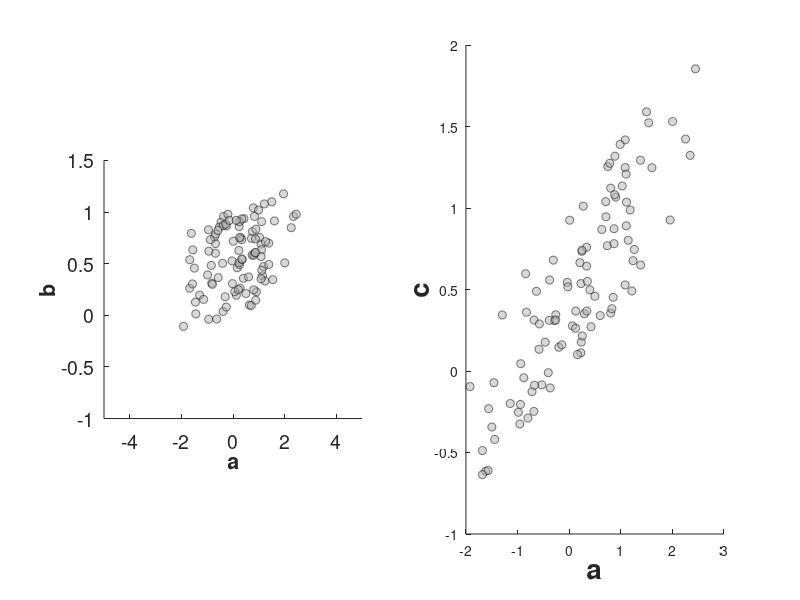

This chart was generated by the following MATLAB code: (Note: this script raises an error after producing the figure.)
%% dependencies

% Spearman's correlation is computed using the Robust Correlation Toolbox
% https://sourceforge.net/projects/robustcorrtool/
% That toolbox also contains functions to compute the winsorized
% correlation, the skipped correlation and a few other goodies.

%% CASE 1 ================================================================
%% create & illustrate data

rng(2)

Np = 100; % sample size / number of participants
a = randn(1,Np);
b = a * .1 + rand(1,Np);
c = a * .4 + rand(1,Np);

figure('Color','w')
subplot(1,2,1)
scatter(a,b,'MarkerEdgeColor','k','MarkerFaceColor',[.7 .7 .7],'MarkerEdgeAlpha',.5,'MarkerFaceAlpha',.5)
xlabel('a','FontSize',20,'FontWeight','bold')
ylabel('b','FontSize',20,'FontWeight','bold')

subplot(1,2,2)
scatter(a,c,'MarkerEdgeColor','k','MarkerFaceColor',[.7 .7 .7],'MarkerEdgeAlpha',.5,'MarkerFaceAlpha',.5)
xlabel('a','FontSize',20,'FontWeight','bold')
ylabel('c','FontSize',20,'FontWeight','bold')

for sub = 1:2
    subplot(1,2,sub)
    axis square
    set(gca,'FontSize',14,'XLim',[-5 5],'YLim',[-1 1.5])
    lsline
end

corr1 = Spearman(a,b);
corr2 = Spearman(a,c);

%% bootstrap

Nb = 500;
bootcorr1 = zeros(Nb,1);
bootcorr2 = zeros(Nb,1);

for B = 1:Nb
    
    bootsample = randi(Np,1,Np);
    bootcorr1(B) = Spearman(a(bootsample),b(bootsample),0);
    bootcorr2(B) = Spearman(a(bootsample),c(bootsample),0);
    
end

%% bootstrap without loop
% Cyril Pernet rightly pointed out on Twitter that the loop is unnecessary:
bootsamples = randi(Np,Np,Nb);
bc1 = Spearman(a(bootsamples),b(bootsamples),0);
bc2 = Spearman(a(bootsamples),c(bootsamples),0);

% The bootstrap loop does make the bootstrap procedure more intuitive
% though, especially for new users. 

%% confidence intervals

alpha = 0.05; % probability coverage - 0.05 for 95% CI
hi = floor((1-alpha/2)*Nb+.5);
lo = floor((alpha/2)*Nb+.5);

% for each correlation
boot1sort = sort(bootcorr1);
boot2sort = sort(bootcorr2);
boot1ci = [boot1sort(lo) boot1sort(hi)]; 
boot2ci = [boot2sort(lo) boot2sort(hi)]; 

% for the difference between correlations
bootdiff = bootcorr1 - bootcorr2;
bootdiffsort = sort(bootdiff);
diffci = [bootdiffsort(lo) bootdiffsort(hi)]; 
pvalue = mean(bootdiffsort<0);
pvalue = 2*min(pvalue,1-pvalue);

fprintf('==========================\n')
fprintf('corr(a,b) = %.2f [%.2f %.2f]\n',corr1,boot1ci(1),boot1ci(2))
fprintf('corr(a,c) = %.2f [%.2f %.2f]\n',corr2,boot2ci(1),boot2ci(2))
fprintf('difference = %.2f [%.2f %.2f]\n',corr1-corr2,diffci(1),diffci(2))

%% illustrate bootstrap distribution + confidence interval

cdiff = corr1-corr2;

figure('Color','w'); hold on
hist(bootdiff,50)
h = findobj(gca,'Type','patch');
h.FaceColor = [0 .5 .5];
h.EdgeColor = 'w';
v = axis;
plot([cdiff cdiff],[v(3) v(4)],'k','LineWidth',5)
plot([diffci(1) diffci(1)],[v(3) v(4)],'k')
plot([diffci(2) diffci(2)],[v(3) v(4)],'k')
set(gca,'FontSize',14,'Layer','Top')

%% CASE 2 ================================================================
%% create & illustrate data

rng(2)

Np = 100; % sample size / number of participants
a1 = randn(1,Np);
b1 = a * .1 + rand(1,Np);
a2 = a1 + rand(1,Np);
b2 = a2 * .2 + rand(1,Np);

figure('Color','w')
subplot(1,2,1)
scatter(a1,b1,'MarkerEdgeColor','k','MarkerFaceColor',[.7 .7 .7],'MarkerEdgeAlpha',.5,'MarkerFaceAlpha',.5)
xlabel('a1','FontSize',20,'FontWeight','bold')
ylabel('b1','FontSize',20,'FontWeight','bold')

subplot(1,2,2)
scatter(a2,b2,'MarkerEdgeColor','k','MarkerFaceColor',[.7 .7 .7],'MarkerEdgeAlpha',.5,'MarkerFaceAlpha',.5)
xlabel('a2','FontSize',20,'FontWeight','bold')
ylabel('b2','FontSize',20,'FontWeight','bold')

for sub = 1:2
    subplot(1,2,sub)
    axis square
    set(gca,'FontSize',14,'XLim',[-5 5],'YLim',[-1 1.5])
    lsline
end

corr1 = Spearman(a1,b1);
corr2 = Spearman(a2,b2);

%% bootstrap

Nb = 500;
bootcorr1 = zeros(Nb,1);
bootcorr2 = zeros(Nb,1);

for B = 1:Nb
    
    bootsample = randi(Np,1,Np);
    bootcorr1(B) = Spearman(a1(bootsample),b1(bootsample),0);
    bootcorr2(B) = Spearman(a2(bootsample),b2(bootsample),0);
    
end

%% confidence intervals

alpha = 0.05; % probability coverage - 0.05 for 95% CI
hi = floor((1-alpha/2)*Nb+.5);
lo = floor((alpha/2)*Nb+.5);

% for each correlation
boot1sort = sort(bootcorr1);
boot2sort = sort(bootcorr2);
boot1ci = [boot1sort(lo) boot1sort(hi)]; 
boot2ci = [boot2sort(lo) boot2sort(hi)]; 

% for the difference between correlations
bootdiff = bootcorr1 - bootcorr2;
bootdiffsort = sort(bootdiff);
diffci = [bootdiffsort(lo) bootdiffsort(hi)]; 
pvalue = mean(bootdiffsort<0);
pvalue = 2*min(pvalue,1-pvalue);

fprintf('==========================\n')
fprintf('corr(a1,b1) = %.2f [%.2f %.2f]\n',corr1,boot1ci(1),boot1ci(2))
fprintf('corr(a2,b2) = %.2f [%.2f %.2f]\n',corr2,boot2ci(1),boot2ci(2))
fprintf('difference = %.2f [%.2f %.2f]\n',corr1-corr2,diffci(1),diffci(2))

%% illustrate bootstrap distribution + confidence interval

cdiff = corr1-corr2;

figure('Color','w'); hold on
hist(bootdiff,50)
h = findobj(gca,'Type','patch');
h.FaceColor = [0 .5 .5];
h.EdgeColor = 'w';
v = axis;
plot([cdiff cdiff],[v(3) v(4)],'k','LineWidth',5)
plot([diffci(1) diffci(1)],[v(3) v(4)],'k')
plot([diffci(2) diffci(2)],[v(3) v(4)],'k')
plot([0 0],[v(3) v(4)],'k--','LineWidth',3)
set(gca,'FontSize',14,'Layer','Top')

%% highest-density interval
% A HDI can be calculated suing the hdi() function
% the hdi() function is available on github:
% <https://github.com/GRousselet/matlab_stats>

credmass = 0.8; % mass within interval = scalar between 0 and 1
bootdiff_hdi = hdi(bootdiff, credmass);
